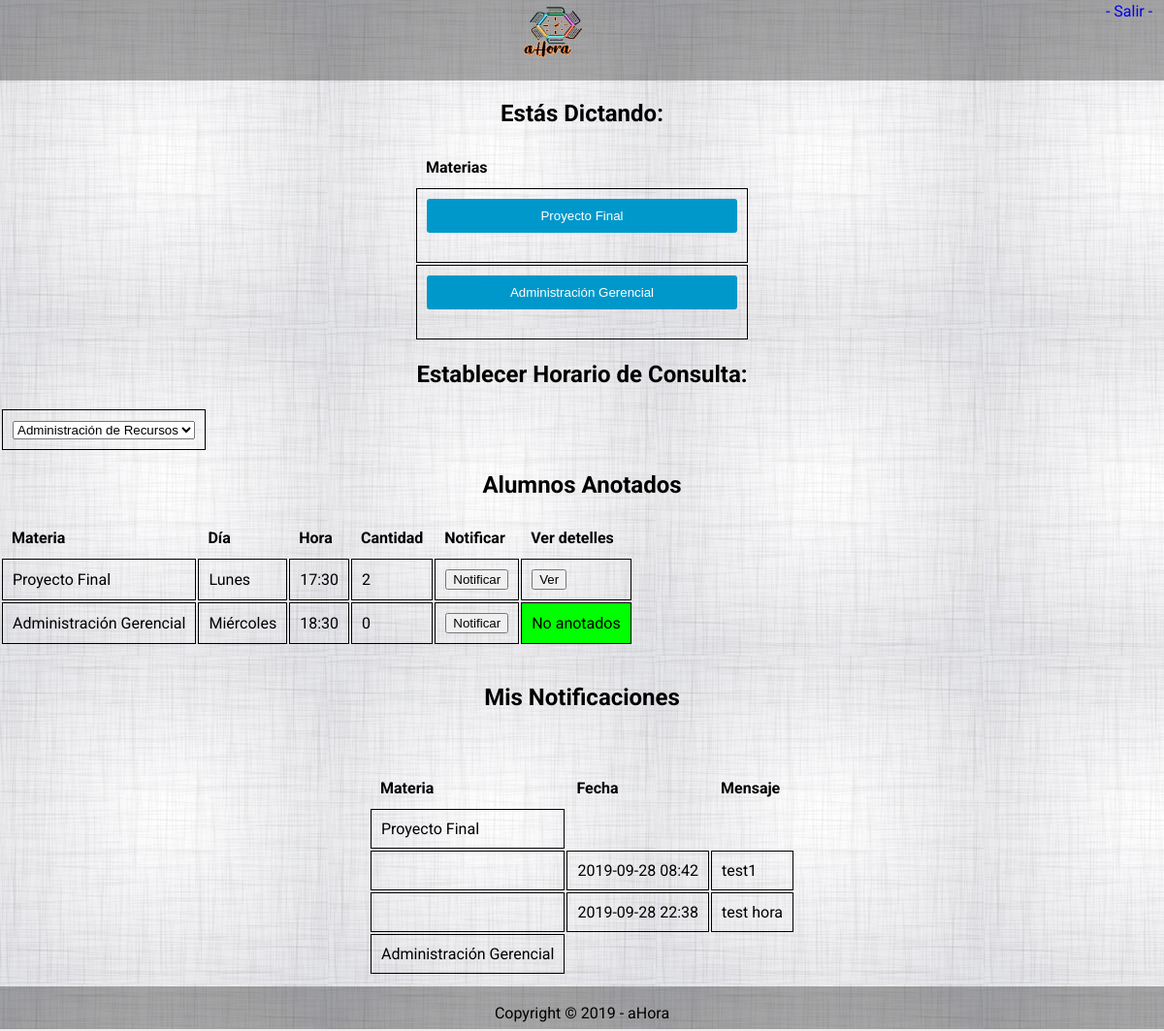
/vista/profesor/profesorPpal.php, run on an earlier commit of the app's database.
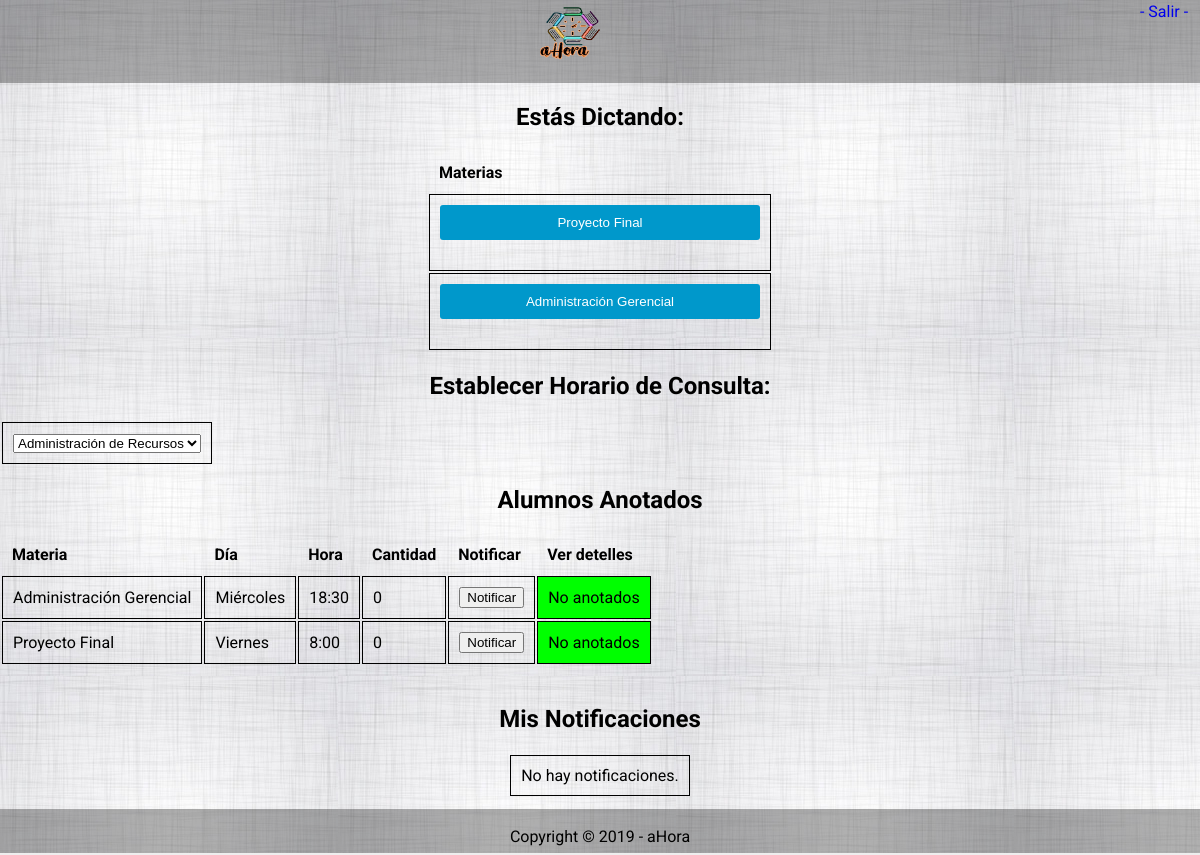
And on a later commit of the database.
### tables this page shows
CREATE TABLE `materia` (
  `id_materia` int(20) NOT NULL,
  `nombreMateria` varchar(50) NOT NULL,
  `fk_departamento` int(20) NOT NULL,
  `fk_dia` int(20) NOT NULL
);

CREATE TABLE `dia` (
  `id_dia` int(20) NOT NULL,
  `dia` varchar(50) NOT NULL
);

CREATE TABLE `horariodeconsulta` (
  `id_horariodeconsulta` int(20) NOT NULL,
  `hora` char(5) NOT NULL,
  `activoDesde` date NOT NULL,
  `activoHasta` date NOT NULL,
  `semestre` int(11) NOT NULL,
  `fk_dia` int(20) NOT NULL,
  `fk_profesor` int(20) NOT NULL,
  `fk_materia` int(20) NOT NULL
);

CREATE TABLE `horadeconsulta` (
  `id_horadeconsulta` int(20) NOT NULL,
  `fechaDesdeAnotados` date NOT NULL,
  `fechaHastaAnotados` date NOT NULL,
  `cantidadAnotados` int(50) NOT NULL,
  `estadoPresentismo` varchar(50) NOT NULL,
  `estadoVigencia` varchar(50) NOT NULL,
  `fk_materia` int(20) NOT NULL,
  `fk_horariodeconsulta` int(20) NOT NULL,
  `fk_profesor` int(20) NOT NULL
);

CREATE TABLE `avisoprofesor` (
  `id_avisoprofesor` int(20) NOT NULL,
  `fechaAvisoProfesor` date NOT NULL,
  `detalleDescripcion` varchar(500) NOT NULL,
  `fk_horadeconsulta` int(20) NOT NULL,
  `horaAvisoProfesor` time(5) NOT NULL
);

### vista/rutas.php (called while the page is built, shortened)
<?php
$URL='http://localhost/ProyectoFinalUTN';
$fondo="/vista/fondoCuerpo.jpg";
$profesorNotificarAlumno='/vista/profesor/profesorNotificarAlumnos.php';
$profesorAlumnosAnotados='/vista/profesor/profesorAlumnosAnotados.php';
?>

### controlador/profesor/profesorControlador.php (called while the page is built, shortened)
<?php
require 'C:/xampp/htdocs/ProyectoFinalUTN/vista/rutas.php';
class Profesorcontrolador extends conexion
{
    function buscarMateriasProfesor($id){
        $conn = $this->getconexion();
        $stmt = $conn->prepare("SELECT fk_materia,fk_dedicacion FROM dedicacion_materia_profesor where fk_profesor=$id");
        $stmt->execute();
        $listaDedicaciones=array();
        while($row = $stmt->fetch()) {
            $materia= $row['fk_materia'];
            $dedicacion= $row['fk_dedicacion'];
            $stmt2 = $conn->prepare("SELECT id_materia,nombreMateria,fk_departamento,fk_dia FROM materia where id_materia=$materia");
            $stmt2->execute();
            while($row = $stmt2->fetch()) {
                $mat = new Materia();
                $mat->setid_materia($row['id_materia']);
                $mat->setnombreMateria($row['nombreMateria']);
            }
        $stmt3 = $conn->prepare("SELECT id_dedicacion,tipo,cantidadHora FROM dedicacion where id_dedicacion=$dedicacion");
        $stmt3->execute();
            while($row = $stmt3->fetch()) {
                $ded = new Dedicacion();
                $ded->setid_dedicacion($row['id_dedicacion']);
                $ded->settipo($row['tipo']);
                $ded->setcantidadHora($row['cantidadHora']);
                $ded->setMateria($mat);
                array_push($listaDedicaciones,$ded);
            }
        }
        return $listaDedicaciones;
    }
    function alumnosAnotados($idprofesor){
        $listaHora=array();
        $conn = $this->getconexion();
        $stmt2 = $conn->prepare("SELECT id_horadeconsulta,fk_horariodeconsulta,fk_materia,cantidadAnotados FROM horadeconsulta where fk_profesor=$idprofesor and estadoVigencia='activo'");
        $stmt2->execute();
        while($row = $stmt2->fetch()) {
            $hora = new HoraDeConsulta();
            $hora->setid_horadeconsulta($row['id_horadeconsulta']);
            $hora->setcantidadAnotados($row['cantidadAnotados']);
            $tempidhorario =$row['fk_horariodeconsulta'];
            $temporalMateriaid =$row['fk_materia'];
             $temphoraconsulta =$row['id_horadeconsulta'];
              $stmt3 = $conn->prepare("SELECT  id_horariodeconsulta,hora,activoDesde,activoHasta,semestre,fk_dia,fk_profesor,fk_materia FROM horariodeconsulta where id_horariodeconsulta=$tempidhorario");
              $stmt3->execute();
                while($row = $stmt3->fetch()) {
                    $hor = new HorarioDeConsulta();
                    $hor->setid_horariodeconsulta($row['id_horariodeconsulta']);
                    $hor->sethora($row['hora']);
                    $hor->setactivoDesde($row['activoDesde']);
                    $hor->setactivoHasta($row['activoHasta']);
                    $hor->setsemestre($row['semestre']);
                        $tempDia =$row['fk_dia'];
                        $stmt4 = $conn->prepare("SELECT id_dia,dia FROM dia where id_dia=$tempDia");
                        $stmt4->execute();
                        while($row = $stmt4->fetch()) {
                            $dia = new Dia();
                            $dia->setid_dia($row['id_dia']);
                            $dia->setdia($row['dia']);
                            $hor->setdia($dia);
                        }
                    $hora->setHorarioDeConsulta($hor);
                }
            $stmt5 = $conn->prepare("SELECT id_materia,nombreMateria,fk_departamento,fk_dia FROM materia where id_materia=$temporalMateriaid");
            $stmt5->execute();
            while($row = $stmt5->fetch()) {
                $mat = new Materia();
                $mat->setid_materia($row['id_materia']);
                $mat->setnombreMateria($row['nombreMateria']);
                $hora->setMateria($mat);
            }
            $listaAvisos=array();
            $stmt6 = $conn->prepare("SELECT id_avisoProfesor,detalleDescripcion,fechaAvisoProfesor,horaAvisoProfesor FROM avisoprofesor where fk_horadeconsulta=$temphoraconsulta");
            $stmt6->execute();
            while($row = $stmt6->fetch()) {
                $aviso= new AvisoProfesor();
                $aviso->setid_avisoProfesor($row['id_avisoProfesor']);
                $aviso->setdetalleDescripcion($row['detalleDescripcion']);
                $aviso->setfechaAvisoProfesor($row['fechaAvisoProfesor']);
                $aviso->sethoraAvisoProfesor($row['horaAvisoProfesor']);
                array_push($listaAvisos,$aviso);
            }
            $hora->setAvisoProfesor($listaAvisos);
            array_push($listaHora,$hora);
        }
        return $listaHora;
    }
    function hayAvisosProfesor($hora){
        $respuesta = false;
        foreach ($hora as $horadeconsulta) {
           foreach ($horadeconsulta->getAvisoProfesor() as $aviso) {
            if (isset($aviso)){
                $respuesta=true;
                break;
            }
           }
        }
        return $respuesta;
    }
}

### modelo/Dedicacion.php (called while the page is built, shortened)
<?php
class Dedicacion
{
	var $id_dedicacion;
	var $Materia;
	function getid_dedicacion()
	{
		return $this->id_dedicacion;
	}
	function setid_dedicacion($newVal)
	{
		$this->id_dedicacion = $newVal;
	}
	function getMateria()
	{
		return $this->Materia;
	}
	function setMateria($newVal)
	{
		$this->Materia = $newVal;
	}
}
?>

### modelo/Materia.php (called while the page is built, shortened)
<?php
class Materia
{
	var $nombreMateria;
	function getnombreMateria()
	{
		return $this->nombreMateria;
	}
	function setnombreMateria($newVal)
	{
		$this->nombreMateria = $newVal;
	}
}
?>

### modelo/HoraDeConsulta.php (called while the page is built, shortened)
<?php
require_once ('Materia.php');
require_once ('HorarioDeConsulta.php');
class HoraDeConsulta
{
	var $id_horadeconsulta;
	var $cantidadAnotados;
	var $Materia;
	var $HorarioDeConsulta;
	var $AvisoProfesor;
	function getid_horadeconsulta()
	{
		return $this->id_horadeconsulta;
	}
	function setid_horadeconsulta($newVal)
	{
		$this->id_horadeconsulta = $newVal;
	}
	function getMateria()
	{
		return $this->Materia;
	}
	function setMateria($newVal)
	{
		$this->Materia = $newVal;
	}
	function getAvisoProfesor()
	{
		return $this->AvisoProfesor;
	}
	function setAvisoProfesor($newVal)
	{
		$this->AvisoProfesor = $newVal;
	}
	function getcantidadAnotados()
	{
		return $this->cantidadAnotados;
	}
	function setcantidadAnotados($newVal)
	{
		$this->cantidadAnotados = $newVal;
	}
	function getHorarioDeConsulta()
	{
		return $this->HorarioDeConsulta;
	}
	function setHorarioDeConsulta($newVal)
	{
		$this->HorarioDeConsulta = $newVal;
	}
}
?>

### modelo/HorarioDeConsulta.php (called while the page is built, shortened)
<?php
require_once('Dia.php');
class HorarioDeConsulta
{
	var $hora;
	function getDia()
	{
		return $this->Dia;
	}
	function setDia($newVal)
	{
		$this->Dia = $newVal;
	}
	function gethora()
	{
		return $this->hora;
	}
	function sethora($newVal)
	{
		$this->hora = $newVal;
	}
}
?>

### modelo/Dia.php (called while the page is built, shortened)
<?php
class Dia
{
	var $dia;
    function getDia()
	{
		return $this->dia;
	}
	function setDia($newVal)
	{
		$this->dia = $newVal;
    }
}
    ?>

### modelo/AvisoProfesor.php (called while the page is built, shortened)
<?php
class AvisoProfesor
{
	var $detalleDescripcion;
	var $fechaAvisoProfesor;
	var $horaAvisoProfesor;
	function gethoraAvisoProfesor()
	{
		return $this->horaAvisoProfesor;
	}
	function sethoraAvisoProfesor($newVal)
	{
		$this->horaAvisoProfesor = $newVal;
	}
	function getdetalleDescripcion()
	{
		return $this->detalleDescripcion;
	}
	function setdetalleDescripcion($newVal)
	{
		$this->detalleDescripcion = $newVal;
	}
	function getfechaAvisoProfesor()
	{
		return $this->fechaAvisoProfesor;
	}
	function setfechaAvisoProfesor($newVal)
	{
		$this->fechaAvisoProfesor = $newVal;
	}
}
?>

### vista/profesor/profesorPpal.php (the view, shortened to what the rows shown need)
<?php
require_once 'C:/xampp/htdocs/ProyectoFinalUTN/vista/rutas.php';
?>
<!DOCTYPE html>
<html>
    <head>
        <link href="./../assert/css/style.css" rel="stylesheet" type="text/css"/>
    </head>
    <body background = <?php echo $URL.$fondo?>>
        <?php require './../partials/header.php' ?>
        <?php
        $notificar= $URL . $profesorNotificarAlumno;
        $anotados= $URL . $profesorAlumnosAnotados;
        ?>
        <h2>Estás Dictando:</h2>
        <form action="profesorPpal.php" method="POST">
            <div>
                <table align='center' class="table-mostrar" id="tablaMateria">
                    <tbody>
                        <tr>
                            <th> Materias </th>
                        </tr>
                        <?php
                        $a =new profesorControlador ;
                        $listaDedicaciones = $a->buscarMateriasProfesor(02);
                        foreach ($listaDedicaciones as $dedicacion): ?>
                        <tr>
                            <td>
                                <input type="submit" name="nombreMateriaSeleccionada" id='<?php echo $dedicacion->getid_dedicacion()?>'  value="<?php echo $dedicacion->getMateria()->getnombreMateria()?>" formaction="profesorEstablecerHorario.php"
                            onclick=""></input>
                            </td>
                        </tr>
                        <?php endforeach;
                            ?>
                    </tbody>
                </table>
            </div>
            <div>
                <h2>Establecer Horario de Consulta:</h2>
            </div>
            <div>
                <h2>Alumnos Anotados</h2>
                <table id="tablaAlumnosAnotados" onclick="">
                    <thead>
                        <th>Materia</th>
                        <th>Día</th>
                        <th>Hora</th>
                        <th>Cantidad</th>
                        <th>Notificar</th>
                        <th>Ver detelles</th>
                    </thead>
                   <?php
                   $alumnosanotados = $a->alumnosAnotados(02);
                  ?>
                    <tbody>
                     <?php  foreach ($alumnosanotados as $hora): ?>
                     <tr>
                            <td>
                            <?php echo $hora->getMateria()->getnombreMateria() ?>
                            </td>
                            <td>
                            <?php echo $hora->getHorarioDeConsulta()->getdia()->getdia() ?>
                            </td>
                            <td>
                            <?php echo $hora->getHorarioDeConsulta()->gethora() ?>
                            </td>
                            <td>
                            <?php echo $hora->getcantidadAnotados() ?>
                            </td>
                            <td>
                                <button name="Notificaridhora" type='submit' value=<?php echo $hora->getid_horadeconsulta()?> formaction=<?php echo $notificar?> > Notificar </button>
                            </td>
                            <?php if ($hora->getcantidadAnotados()>0){ ?>
                            <td>
                                <button name="Notificaridhora" type='submit' value=<?php echo $hora->getid_horadeconsulta()?> formaction=<?php echo $anotados?> > Ver </button>
                            </td>
                            <?php } else {
                                echo  '<td bgcolor="Lime">';
                                echo "No anotados";
                                echo  '</td>';
                                 }; ?>
                        </tr>
                        <?php endforeach;
                            ?>
                    </tbody>
                </table>
            </div>
            <div>
            <br>
            <h2>Mis Notificaciones</h2>
            <?php if ($a->hayAvisosProfesor($alumnosanotados)){ ?>
            <table  align='center' class="table-mostrar" id="tablaAvisos" onclick="" >
                <thead>
                    <th>Materia</th>
                    <th>Fecha</th>
                    <th>Mensaje</th>
                </thead>
                <?php
                    foreach ($alumnosanotados as $hora): ?>
                <br>
                <tr>
                    <td>
                        <?php echo $hora->getMateria()->getnombreMateria(); ?>
                    </td>
                    <?php foreach ($hora->getAvisoProfesor() as $aviso): ?>
                <tr>
                <td>
                </td>
                <td>
                    <?php echo $aviso->getfechaAvisoProfesor();
                    echo substr($aviso->gethoraAvisoProfesor(), 0, 5);
                     ?>
                </td>
                <td>
                    <?php echo $aviso->getdetalleDescripcion() ?>
                </td>
                </tr>
                    <?php endforeach;
                    ?>
                </tr>
                    <?php endforeach;
                    ?>
                </table>
                    <?php }; ?>
                <br>
                <br>
                <br>
            </div>
        </form>
    </body>
</html>

What changed in the data, as far as the page shows it:
no longer on one of the page's lists (row unchanged): materia: nombreMateria "Proyecto Final"
no longer on one of the page's lists (row unchanged): materia: nombreMateria "Administración Gerencial"
no longer on this page (row unchanged): dia: dia "Lunes"
no longer on this page (row unchanged): horariodeconsulta: hora "17:30"
no longer on this page (row edited): horadeconsulta: cantidadAnotados "2"
computed for materia "Proyecto Final": loses avisoprofesor (fechaAvisoProfesor "2019-09-28", horaAvisoProfesor "08:42", detalleDescripcion "test1"); loses avisoprofesor (fechaAvisoProfesor "2019-09-28", horaAvisoProfesor "22:38", detalleDescripcion "test hora")
now on this page (row unchanged): dia: dia "Viernes"
added horariodeconsulta: hora "8:00"
added horadeconsulta: cantidadAnotados "0"
Also different on the page:
new list line: "Proyecto Final"
new list line: "Notificar No anotados"
text no longer shown: "Materia Fecha Mensaje"
text now shown: "No hay notificaciones."
list line gone: "Proyecto Final"
list line gone: "Notificar Ver"
